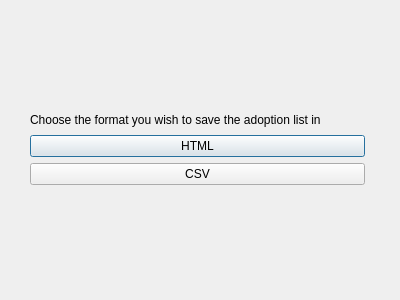
<?xml version="1.0" encoding="UTF-8"?>
<ui version="4.0">
 <class>ListFormatDialog</class>
 <widget class="QDialog" name="ListFormatDialog">
  <property name="geometry">
   <rect>
    <x>0</x>
    <y>0</y>
    <width>400</width>
    <height>300</height>
   </rect>
  </property>
  <property name="windowTitle">
   <string>Dialog</string>
  </property>
  <widget class="QWidget" name="">
   <property name="geometry">
    <rect>
     <x>30</x>
     <y>110</y>
     <width>335</width>
     <height>75</height>
    </rect>
   </property>
   <layout class="QVBoxLayout" name="verticalLayout">
    <item>
     <widget class="QLabel" name="FormatLabel">
      <property name="text">
       <string>Choose the format you wish to save the adoption list in</string>
      </property>
     </widget>
    </item>
    <item>
     <widget class="QPushButton" name="HTMLButton">
      <property name="text">
       <string>HTML</string>
      </property>
     </widget>
    </item>
    <item>
     <widget class="QPushButton" name="CSVButton">
      <property name="text">
       <string>CSV</string>
      </property>
     </widget>
    </item>
   </layout>
  </widget>
 </widget>
 <resources/>
 <connections/>
</ui>
